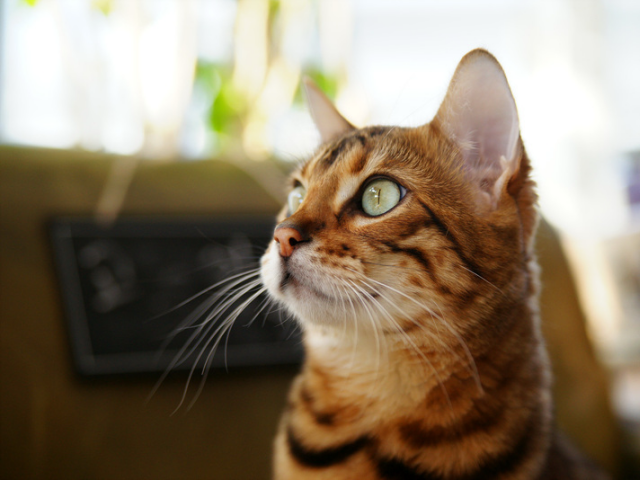
#> input picture cnn/opencv/cat.bmp, 640 x 480 px
$ jupyter execute --allow-errors test.ipynb
#> lines starting #> are read from the running program, lines starting #| are printed output that depends on the picture
[cell 1]
import cv2
import matplotlib.pyplot as plt
import sys

img = cv2.imread('cat.bmp')  # 사진 파일 가져오기
#> img is the input picture: shape (480, 640, 3); mean B, G, R 104.5, 125.6, 140.8

plt.imshow(cv2.cvtColor(img,cv2.COLOR_BGR2RGB)) #그래프로 출력
plt.show()

if img is None: # 만약 사진을 불러오지 않을경우
    print("Image Load Failed")
    sys.exit() # 시스템 종류

# 이미지 창을  띄우고 키보드를 누를 경우 창 종료
cv2.namedWindow("image")
cv2.imshow('image',img)
cv2.waitKey()

cv2.destroyAllWindows()

[cell 2]
import cv2
import matplotlib.pyplot as plt
import sys

img = cv2.imread('cat.bmp',cv2.IMREAD_GRAYSCALE)  # 사진 파일 가져오기
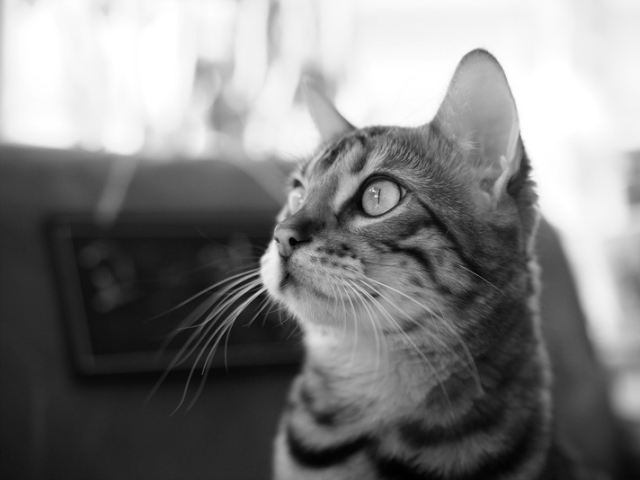
#> img: shape (480, 640); min 0, max 255, mean 127.8

plt.imshow(cv2.cvtColor(img,cv2.COLOR_BGR2RGB)) #그래프로 출력
plt.show()

if img is None:
    print("Image Load Failed")
    sys.exit() # 시스템 종류

cv2.imwrite('cat_gray.png',img)
cv2.imshow('image',img)
cv2.waitKey()

while True:
    if cv2.waitKey() == ord('q'):
#> (key q is pressed here)
        break

cv2.destroyAllWindows()

[cell 3]
import cv2
import matplotlib.pyplot as plt

# 컬러영상출력
imgBGR = cv2.imread('cat.bmp')
imgRGB = cv2.cvtColor(imgBGR,cv2.COLOR_BGR2RGB)

plt.axis('off')
plt.imshow(imgRGB)
plt.show()

# 그레이스케일 영상 출력
imgGray = cv2.imread('cat.bmp',cv2.IMREAD_GRAYSCALE)

plt.axis('off')
plt.imshow(imgGray,cmap='gray')
plt.show

# 두 개의 영상을 함께 출력
plt.subplot(121),plt.axis('off'),plt.imshow(imgRGB)
plt.subplot(122),plt.axis('off'),plt.imshow(imgGray,cmap='gray')
plt.show
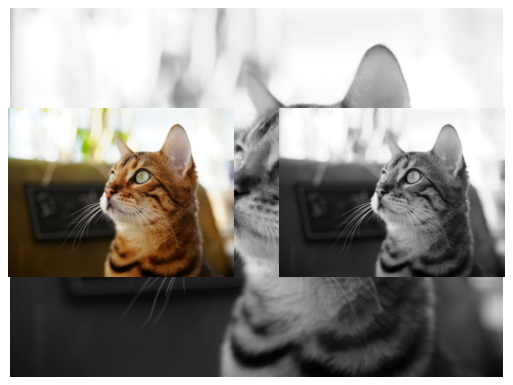
#> figure drawn by matplotlib, 3 panels

[cell 4]
import sys
import glob
import cv2

img_files = glob.glob('.\\images\\*.jpg')

#> (the rest of this cell did not finish here and is left out)

[cell 5]
import sys
import cv2

img1 = cv2.imread('cat.bmp',cv2.IMREAD_GRAYSCALE)
img2 = cv2.imread('cat.bmp',cv2.IMREAD_COLOR)

if img1 is None or img2 is None:
    print('image load failed')
    sys.exid()

print('type(img1) : ',type(img1))
#| type(img1) :  <class 'numpy.ndarray'>
print('img1.shape : ',img1.shape)
#| img1.shape :  (480, 640)
print('img2.shape : ',img2.shape)
#| img2.shape :  (480, 640, 3)
print('img1.dtype : ',img1.dtype)
#| img1.dtype :  uint8

h,w = img2.shape[:2]
#> h = 480; w = 640
print("img2 size : {} x {}".format(w,h))
#| img2 size : 640 x 480

if len(img1.shape) == 2:
    print('img1 is grayscale image')
elif len(img1.shape) == 3:
    print('img1 is a truecolor image')

cv2.imshow('img1',img1)
cv2.imshow('img2',img2)
cv2.waitKey()

for y in range(h):
    for x in range(w):
        img1[y,x] = 255
        img2[y,x] == (0,0,255)
#> img1: shape (480, 640); every value is 255

cv2.imshow('img1',img1)
cv2.imshow('img2',img2)
cv2.waitKey()

cv2.destroyAllWindows()

[cell 6]
import numpy as np
import cv2

img1 = np.empty((240,320),dtype=np.uint8)
img2 = np.zeros((240,320,3),dtype=np.uint8)
img3 = np.ones((240,320),dtype=np.uint8) * 255
img4 = np.full((240,320,3),(0,255,255),dtype=np.uint8)

cv2.imshow('img1',img1)
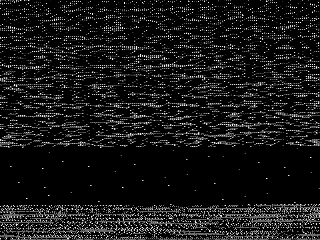
#> window 'img1': shape (240, 320); min 0, max 255, mean 23.5
cv2.imshow('img2',img2)
cv2.imshow('img3',img3)
cv2.imshow('img4',img4)
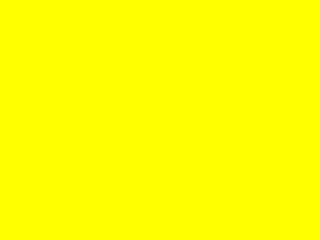
#> window 'img4': shape (240, 320, 3); mean B, G, R 0, 255, 255

cv2.waitKey()

cv2.destroyAllWindows()

[cell 7]
import cv2

img1 = cv2.imread('HappyFish.jpg')
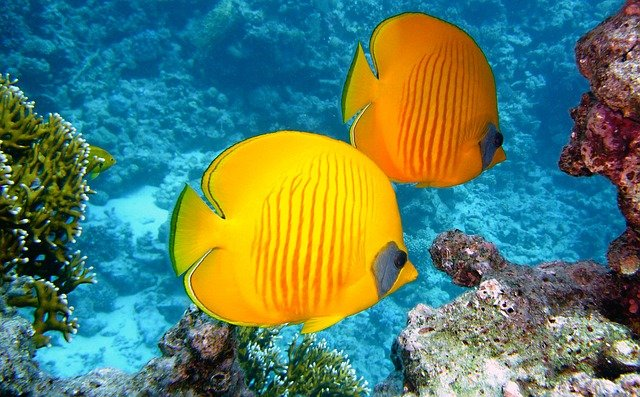
#> input picture cnn/opencv/HappyFish.jpg, 640 x 397 px
#> img1 is the input picture: shape (397, 640, 3); mean B, G, R 104.2, 126.1, 90

img2 = img1
img3 = img1.copy()

cv2.imshow('img1',img1)
cv2.imshow('img2',img2)
cv2.imshow('img3',img3)
cv2.waitKey()
cv2.destroyAllWindows()

[cell 8]
import cv2

img1 = cv2.imread('HappyFish.jpg')

img2 = img1[40:120, 30:150]
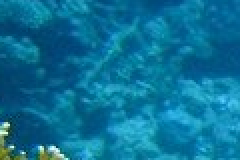
#> img2: shape (80, 120, 3) (shown 2 times larger); mean B, G, R 150.9, 113.3, 11.2
img3 = img1[40:120,30:150].copy()

img2.fill(0)
#> img2: shape (80, 120, 3); every value is 0

cv2.imshow('img1',img1)
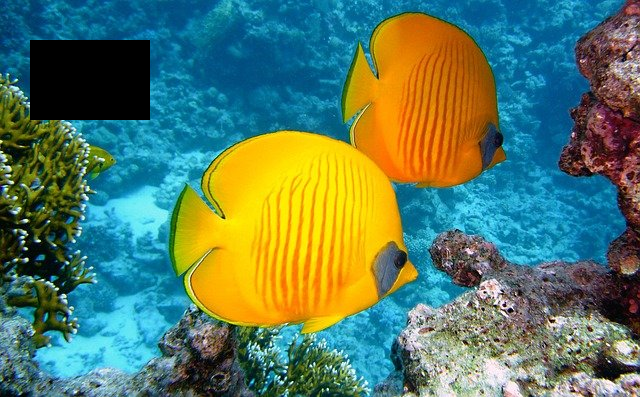
#> window 'img1': shape (397, 640, 3); mean B, G, R 98.5, 121.8, 89.5
cv2.imshow('img2',img2)
cv2.imshow('img3',img3)
cv2.waitKey()
cv2.destroyAllWindows()

[cell 9]
import sys
import cv2

src = cv2.imread('airplane.bmp',cv2.IMREAD_COLOR)
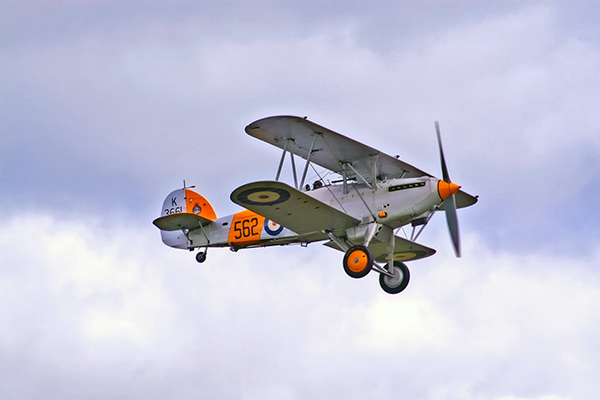
#> input picture cnn/opencv/airplane.bmp, 600 x 400 px
#> src is the input picture: shape (400, 600, 3); mean B, G, R 217.1, 197.6, 196.8
mask = cv2.imread('mask_plane.bmp',cv2.IMREAD_GRAYSCALE)
dst = cv2.imread('field.bmp',cv2.IMREAD_COLOR)

#> (the rest of this cell did not finish here and is left out)

[cell 10]
import sys
import numpy as np
import cv2

cap1 = cv2.VideoCapture('video1.mp4')
cap2 = cv2.VideoCapture('video2.mp4')

if not cap1.isOpened() or not cap2.isOpened():
    print("video open failed")
    sys.exit()

frame_cnt1 = round(cap1.get(cv2.CAP_PROP_FRAME_COUNT))
frame_cnt2 = round(cap2.get(cv2.CAP_PROP_FRAME_COUNT))
fps = cap1.get(cv2.CAP_PROP_FPS)
effect_frames = int(fps*2)

print("frame_cnt1",frame_cnt1)
print("frame_cnt2",frame_cnt2)
print("fps : ",fps)

delay = int(1000/fps)

w = round(cap1.get(cv2.CAP_PROP_FRAME_WIDTH))
h = round(cap2.get(cv2.CAP_PROP_FRAME_HEIGHT))
fourcc = cv2.VideoWriter_fourcc(*'DIVX')

out = cv2.VideoWriter('output.avi',fourcc,fps,(w,h))

for i in range(frame_cnt1 - effect_frames):
    ret1, frame1 = cap1.read()

    if not ret1:
        print("frame read erroer")
        sys.exit()

    out.write(frame1)
    print('.',end="")

    cv2.imshow('output', frame1)
    cv2.waitKey(delay)
